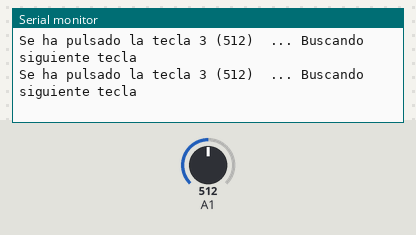
Bench run of a sketch on a simulated Arduino Uno, built with avr-gcc and run on an emulated ATmega328P. Shown: the last lines printed to the serial monitor. The inputs (shaded band) are chosen by the test bench; at power-on: A1 = 512.

Above: at 1.2 s.
1.3 s: A1 set to 716
At 2.3 s:
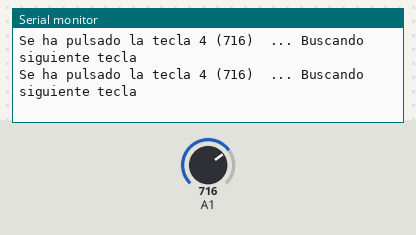
4.3 s: A1 set to 511
At 5.4 s:
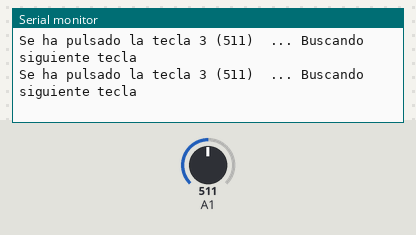
7.3 s: A1 set to 306
At 8.2 s:
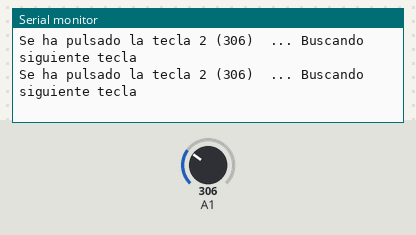
10.3 s: A1 set to 122
At 11.4 s:
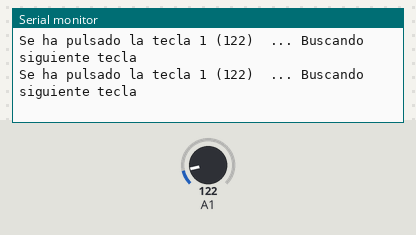
13.3 s: A1 set to 0
At 13.8 s:
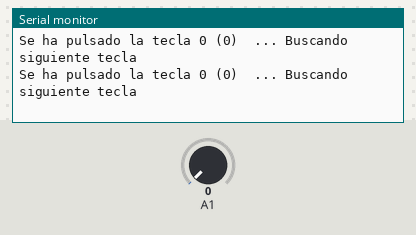
Timing chart, 0 to 16.3 s (numbered marks = the images above; inputs shaded):
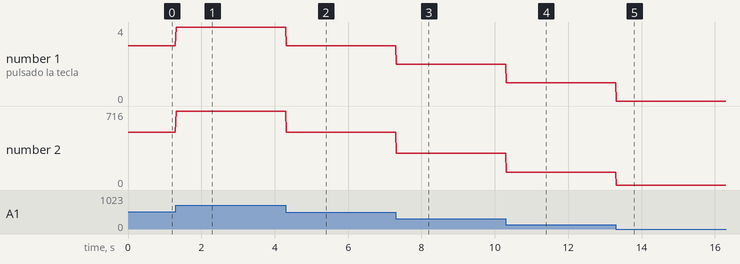

The sketch:

Clase5_probar_componentes.ino
```cpp
int v1 = 0;
int v2 = 132;
int v3 = 310;
int v4 = 481;
int v5 = 720;
int v6 = 1023;
int valor;
int fi;
#define sbi(port,bit)   (port) |= (1 << (bit))
#define cbi(port,bit)   (port) &= ~(1 << (bit))
// the setup function runs once when you press reset or power the board
void setup() {
  Serial.begin(57600);
  // initialize digital pin LED_BUILTIN as an output.
  pinMode(A1, INPUT);
}
int media(int a, int b){
  return (a + b)/2;
}

int encontrar_tecla(int v){
  if (v < media(v1,v2)){
    return 0;
  }
  if (v < media(v2,v3)){
    return 1;
  }
  if (v < media(v3,v4)){
    return 2;
  }
  if (v < media(v4,v5)){
    return 3;
  }
  if (v < media(v5,v6)){
    return 4;
  }
  return 5;
}

// the loop function runs over and over again forever
void loop() {
  valor = v6;
  fi = 10;
  int boton = 5;
  while ((valor = analogRead(A1)) > media(v5,v6)){
  }
  if (valor < media(v5,v6)){
    boton = encontrar_tecla(valor);
    while(fi > 0){
      delay(1);
      if (boton == encontrar_tecla(analogRead(A1))){
        fi--;
      }else {
        fi = -1;
      }
    }
    if (fi == 0){
      Serial.print("Se ha pulsado la tecla ");
      Serial.print(boton);
      Serial.print(" (");
      Serial.print(valor);
      Serial.println(")  ... Buscando siguiente tecla");
    }
  }     // wait for a second

}
```

Measured:
- after the input at 1.3 s, the serial monitor: prints a new line at once (image 1)
- after the input at 4.3 s, the serial monitor: prints a new line at once (image 2)
- after the input at 7.3 s, the serial monitor: prints a new line at once (image 3)
- after the input at 10.3 s, the serial monitor: prints a new line at once (image 4)
- after the input at 13.3 s, the serial monitor: prints a new line at once (image 5)
- plotted number 1: 3 → 4 after the input at 1.3 s, 4 → 3 after the input at 4.3 s, 3 → 2 after the input at 7.3 s, 2 → 1 after the input at 10.3 s, 1 → 0 after the input at 13.3 s
- plotted number 2: 512 → 716 after the input at 1.3 s, 716 → 511 after the input at 4.3 s, 511 → 306 after the input at 7.3 s, 306 → 122 after the input at 10.3 s, 122 → 0 after the input at 13.3 s
